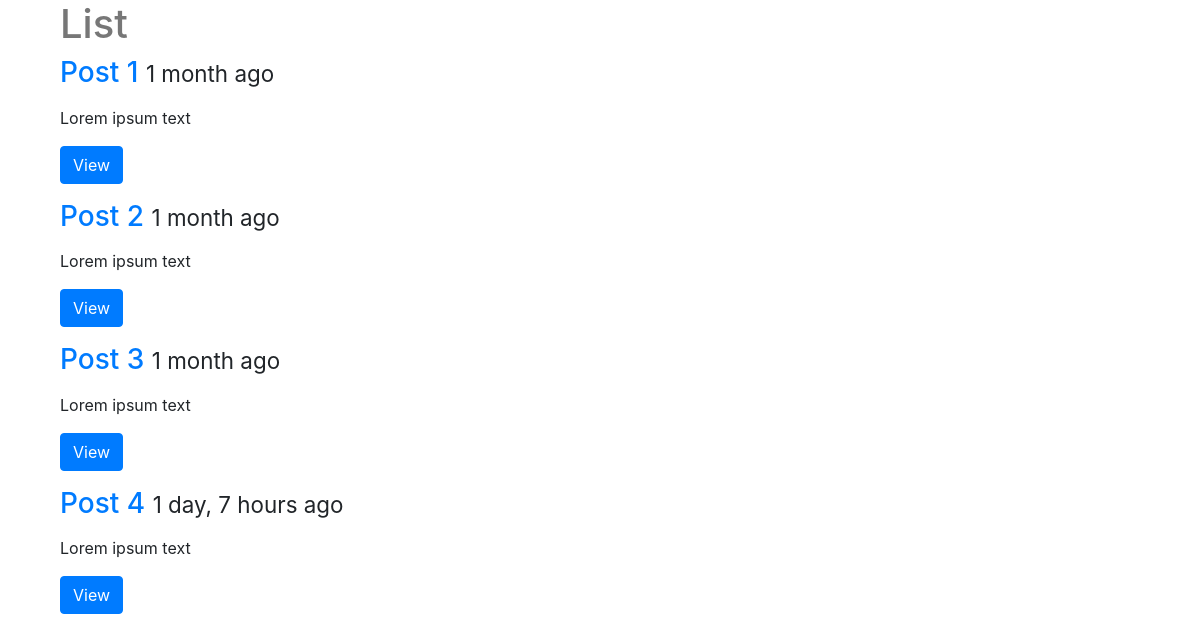
Page /posts/list/ on the earlier database version.
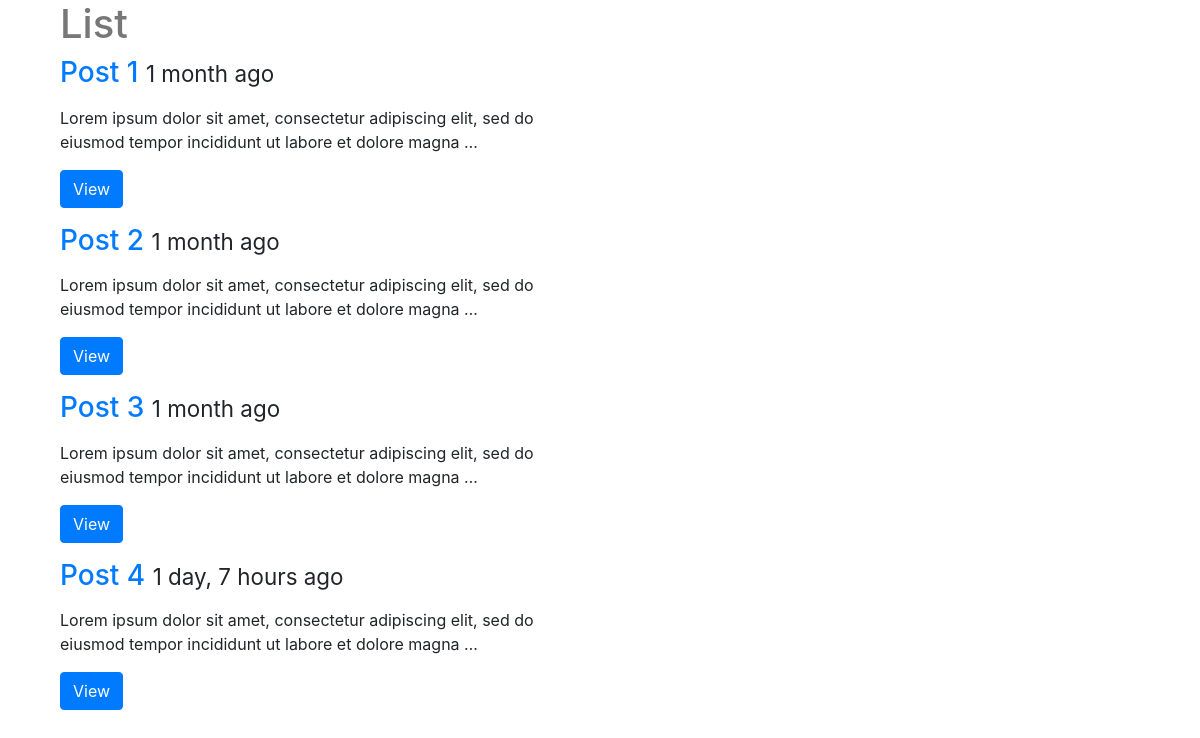
Same page on the later database version.
### posts/models.py (models this page shows, shortened)
class Post(models.Model):
    title = models.CharField(max_length=120)
    content = models.TextField()
    updated = models.DateTimeField(auto_now=True, auto_now_add=False)
    timestamp = models.DateTimeField(auto_now=False, auto_now_add=True)
    def get_absolute_url(self):
        return reverse('posts:detail', kwargs={'id': self.id})

### posts/views.py (the view)
def post_list(request):
    queryset = Post.objects.all()
    context = {'title': 'List', 'object_list': queryset}
    return render(request, 'post_list.html', context)

### templates/post_list.html (shortened to what this page needs)
{% extends "base.html" %}
{% block content %}
    <div class='col-sm-6 col-sm-offset-3'>
        <h1>{{ title }}</h1>
        {% for obj in object_list %}
            <div class='row'>
                <div class='col-sm-12'>
                    <div class='thumbnail'>
                        <div class='caption'>
                            <h3><a href="{{ obj.get_absolute_url }}">{{ obj.title }}</a> <small>{{ obj.timestamp|timesince }} ago</small></h3>
                            <p>{{ obj.content|linebreaks|truncatechars:120 }}</p>
                            <p><a href='{{ obj.get_absolute_url }}' class='btn btn-primary' role='button'>View</a></p>
                        </div>
                    </div>
                </div>
            </div>
        {% endfor %}
    </div>
{% endblock content %}

Differences in the rows shown:
changed Post "Post 1": content "Lorem ipsum text" → "Lorem ipsum dolor sit amet, consectetur adipiscing elit, sed do eiusmod tempor incididunt ut labore et dolore magna …"
changed Post "Post 2": content "Lorem ipsum text" → "Lorem ipsum dolor sit amet, consectetur adipiscing elit, sed do eiusmod tempor incididunt ut labore et dolore magna …"
changed Post "Post 3": content "Lorem ipsum text" → "Lorem ipsum dolor sit amet, consectetur adipiscing elit, sed do eiusmod tempor incididunt ut labore et dolore magna …"
changed Post "Post 4": content "Lorem ipsum text" → "Lorem ipsum dolor sit amet, consectetur adipiscing elit, sed do eiusmod tempor incididunt ut labore et dolore magna …"
